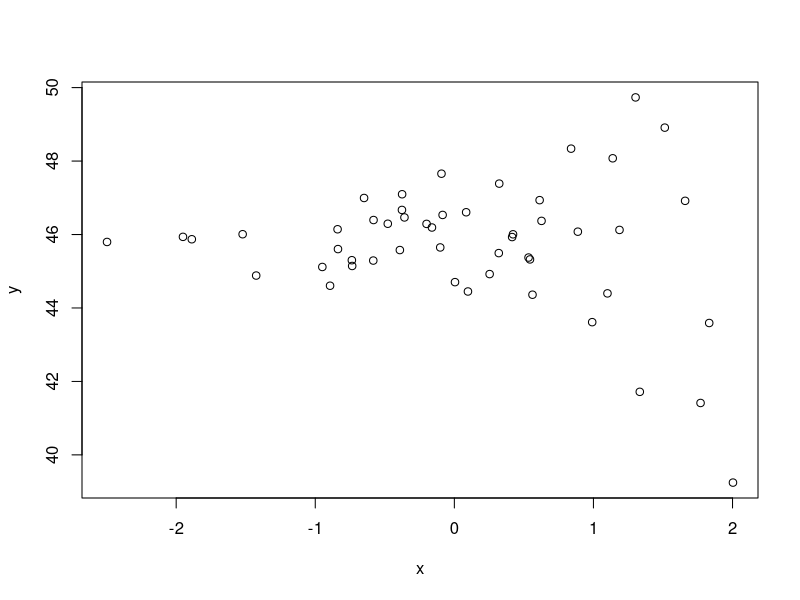

Recreate this plot in R. (Note: this script raises an error after producing the figure.)
# HW 2
# Investigate the bias of the regression coefficient estimators when the error variance
# sigma^2 varies with x (the heteroscedasticity problem) for different sample sizes and 
# different regression coefficients.
# The general model will be the simple linear regression model:
#  yi = β0 + β1xi + ei
# where ei is normally distributed with a mean of 0 and a variance equal to e^(γx_i )
#  Set up a Monte Carlo experiment and investigate what factors affect the bias of the 
# estimated coefficients. The factors to examine are:
#  Level of heterogeneity (gamma = 0, 0.5, 1, 2); Regression slope (β1 = 0, 0.5, 1, 2); 
# Sample sizes (n = 10, 25, 50, 100).
#  For each data set randomly sample the x-values from the N(0,1) distribution. 
# These should be the steps:
#   a) Simulate n values of x from N(0,1)
#   b) Obtain the variances of the errors from the formula e^(γx_i )
#   c) Simulate the ε_i from the corresponding normal distribution
#   d) Compute yi = β0 + β1xi + ei 
#   e) Estimate β ̂_0,β ̂_1 and store them in output matrix
#   f) Repeat steps b)-e) R times
#   g) Obtain the average β ̂_0,β ̂_1 and compare to the true values to assess the bias
#   h) Repeat from part a) with different gamma, b1 and n.
#   i) Summarize your findings.


n = 50
gamma = 1
b1 = 0
b0 = 46

# a)
x = rnorm(n)

# b)
s = exp(gamma*x)

# c)
e = rnorm(n, sd = sqrt(s))

# d)
y = b0 + b1*x + e

# Cross-check
plot(x,y)
# Increasing variability should be visible on the plot

# e) 

lm(y ~ x)$coef
# Reasonably close to b0 = 46 and b1

# f)
R = 1000
out = matrix(0, R, 2)

for (i in 1:R) 
{
  e = rnorm(n, sd = sqrt(s))
  y = b0 + b1*x + e
  out[i, ] = lm(y ~ x)$coef
}

# g) 
colMeans(out)
# Very close to true values!

# h)
n = 25
gamma = 2
b1 = 0.5
x = rnorm(n)
s = exp(gamma*x)
R = 10000
for (i in 1:R) 
{
  e = rnorm(n, sd = sqrt(s))
  y = b0 + b1*x + e
  out[i, ] = lm(y ~ x)$coef
}

colMeans(out)
# Similar to the other!

# i) Increasing variability did not introduce bias to the estimates

# 2. Consider the multiple regression model
# y_i=β_0 +β_1 x_1i +β_2 x_2i+ε_i,i=1,…,n

# a) Generate datasets. Use n = 20, x1 from U(0,1) and x2 from U(0, 2) distribution. 
# Generate the two sets of x’s only once – they will remain fixed, but next we will 
# generate many sets of y’s. Now set b0 = 1, b1 = 2, and b2 = 3, and generate random 
# errors from N(0, 1). Finally, generate the y’s using the above equation. 
# Repeat from the generation of the random errors to produce many sets of y’s. 
# Check your work with appropriate histograms.

n = 20
x1 = runif(n)
x2 = runif(n, max =2)
b0 = 1
b1 = 2
b2 = 3
R = 1000
y = matrix(0, R, n)

for (i in 1:R) y[i, ] = b0 + b1*x1 + b2*x2 + rnorm(n)

hist(y)
# Marginally y has normal distribution with mean 1 + 2*0.5 + 3*1 = 5 as it should have

hist(y[,1])
# Should have normal distribution with mean b0 + b1*x1[1] + b2*x2[1]

# b) Estimate the b’s and sigma in each dataset. Construct histograms of the distributions 
# of beta.hat0, beta.hat1, beta.hat2 and sigma.hat^2 and plot on the same screen splitting 2x2.

out = matrix(0, R, 4)
for (i in 1:R)
{
  reg = lm(y[i,] ~ x1 + x2)
  out[i, ] = c(coef(reg), sigma(reg))
}

par(mfrow = c(2,2))
hist(out[,1])
hist(out[,2])
hist(out[,3])
hist(out[,4]^2)

# c) Compute the means and standard deviations of your estimates. 
# Are they close to what they should be per the theoretical formulas?

apply(out, 2, mean)
# The numbers are very close to 1, 2, 3, and 1 as they should be

# Theoretical st. dev. of beta hats:
X = cbind(rep(1, n), x1, x2)
sqrt(diag(solve(t(X)%*%X)))

# Empirical st. dev. of beta hats:
apply(out, 2, sd)
# Standard deviations are very close to what the theory says!

# 3. Pr 3.11 on p. 95
# Adopted from Ex 3.20:

loc.mix <- function(n, p, mu1, mu2, Sigma) {
  #generate sample from BVN location mixture
  n1 <- rbinom(1, size = n, prob = p)
  n2 <- n - n1
  x1 <- rnorm(n1, mean = mu1, Sigma)
  x2 <- rnorm(n2, mean = mu2, Sigma)
  X <- c(x1, x2)            #combine the samples
  return(X[sample(1:n)])      #mix them
}

par(mfrow = c(2, 2))

p = 0.75
x <- loc.mix(1000, p, 0, 3, Sigma = 1)
r <- range(x) * 1.2
hist(x, xlim = r, ylim = c(0, .3), freq = FALSE,
       main = "p = 0.75", breaks = seq(-5, 10, .5))
lines(density(x), col = "red")

p = 0.5
x <- loc.mix(1000, p, 0, 3, Sigma = 1)
r <- range(x) * 1.2
hist(x, xlim = r, ylim = c(0, .3), freq = FALSE,
     main = "p = 0.5", breaks = seq(-5, 10, .5))
lines(density(x), col = "red")

p = 0.3
x <- loc.mix(1000, p, 0, 3, Sigma = 1)
r <- range(x) * 1.2
hist(x, xlim = r, ylim = c(0, .3), freq = FALSE,
     main = "p = 0.3", breaks = seq(-5, 10, .5))
lines(density(x), col = "red")

p = 0.1
x <- loc.mix(1000, p, 0, 3, Sigma = 1)
r <- range(x) * 1.2
hist(x, xlim = r, ylim = c(0, .3), freq = FALSE,
     main = "p = 0.1", breaks = seq(-5, 10, .5))
lines(density(x), col = "red")

# Conclusion: Empirical distribution appears bimodal for p between 0.3 and 0.7

par(mfrow = c(1, 1))